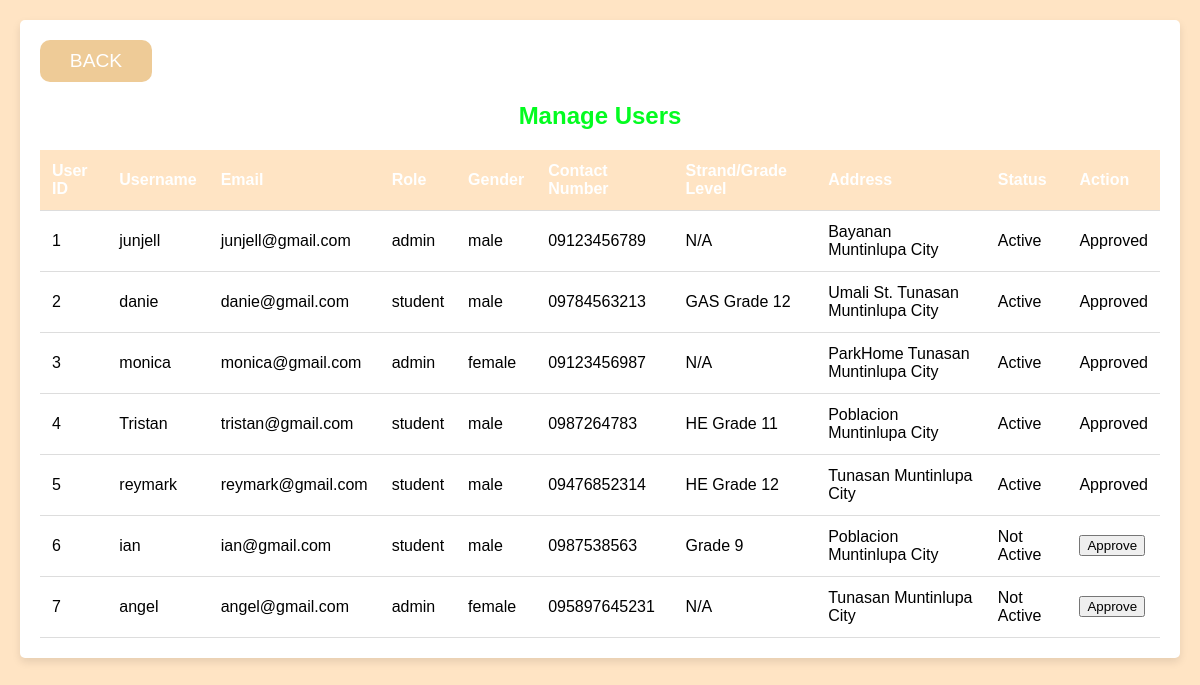
/manageUser.php, run on the app's committed database.
### tables this page shows
CREATE TABLE `users` (
  `userID` int(11) NOT NULL,
  `username` varchar(255) NOT NULL,
  `email` varchar(255) NOT NULL,
  `password` varchar(255) NOT NULL,
  `role` enum('admin','student') NOT NULL,
  `gender` enum('male','female','other') DEFAULT 'other',
  `contactNumber` varchar(15) DEFAULT NULL,
  `strand_gradeLevel` varchar(50) DEFAULT NULL,
  `address` text DEFAULT NULL,
  `full_name` varchar(255) NOT NULL,
  `status` enum('Active','Not Active') DEFAULT 'Not Active'
);

### manageUser.php (the view, shortened to what this page needs)
<?php
include 'db.php';
$sql = "SELECT `userID`, `username`, `email`, `role`, `gender`, `contactNumber`, `strand_gradeLevel`, `address`, `status` FROM users";
$result = $conn->query($sql);
$users = $result->fetch_all(MYSQLI_ASSOC);
?>
<!DOCTYPE html>
<html lang="en">
<head>
    <link rel="stylesheet" href="manageusers.css">
</head>
<body>
    <div class="container">
        <div class="back">
            <button type="BACK" onclick="window.location.href='index.php';">BACK</button>
        </div>
        <h2>Manage Users</h2>
        <table>
            <tr>
                <th>User ID</th>
                <th>Username</th>
                <th>Email</th>
                <th>Role</th>
                <th>Gender</th>
                <th>Contact Number</th>
                <th>Strand/Grade Level</th>
                <th>Address</th>
                <th>Status</th>
                <th>Action</th>
            </tr>
            <?php foreach ($users as $user): ?>
                <tr>
                    <td><?php echo htmlspecialchars($user['userID']); ?></td>
                    <td><?php echo htmlspecialchars($user['username']); ?></td>
                    <td><?php echo htmlspecialchars($user['email']); ?></td>
                    <td><?php echo htmlspecialchars($user['role']); ?></td>
                    <td><?php echo htmlspecialchars($user['gender']); ?></td>
                    <td><?php echo htmlspecialchars($user['contactNumber']); ?></td>
                    <td><?php echo htmlspecialchars($user['strand_gradeLevel']); ?></td>
                    <td><?php echo htmlspecialchars($user['address']); ?></td>
                    <td><?php echo htmlspecialchars($user['status']); ?></td>
                    <td>
                        <?php if ($user['status'] == 'Not Active'): ?>
                            <form method="post" action="">
                                <button type="submit">Approve</button>
                            </form>
                        <?php else: ?>
                            Approved
                        <?php endif; ?>
                    </td>
                </tr>
            <?php endforeach; ?>
        </table>
    </div>
</body>
</html>

### manageusers.css (style rules this page uses)
* { box-sizing: border-box; }
body { font-family: Arial, sans-serif; background-color:bisque; margin: 0; padding: 20px; }
.container { max-width: 2000px; margin: auto; background-color: #fff; padding: 20px; border-radius: 5px; box-shadow: 0 4px 8px rgba(0, 0, 0, 0.1); }
h2 { text-align: center; color: #03fc20; }
table { width: 100%; border-collapse: collapse; margin-top: 20px; }
th, td { padding: 12px; text-align: left; border-bottom: 1px solid #ddd; }
th { background-color: bisque; color: white; }
button[type="BACK"] { display: block; justify-content: center; margin: 0 0 10px; width: 10%; padding: 10px; border-radius: 10px; background-color: #eecb97; color: #fff; border: none; cursor: pointer; font-size: 1.2em; }

### data on the page
users: userID "1", username "junjell", email "junjell@gmail.com", role "admin", gender "male", contactNumber "09123456789", strand_gradeLevel "N/A", address "Bayanan Muntinlupa City", status "Active", shows "Approved"
users: userID "2", username "danie", email "danie@gmail.com", role "student", gender "male", contactNumber "09784563213", strand_gradeLevel "GAS Grade 12", address "Umali St. Tunasan Muntinlupa City", status "Active", shows "Approved"
users: userID "3", username "monica", email "monica@gmail.com", role "admin", gender "female", contactNumber "09123456987", strand_gradeLevel "N/A", address "ParkHome Tunasan Muntinlupa City", status "Active", shows "Approved"
users: userID "4", username "Tristan", email "tristan@gmail.com", role "student", gender "male", contactNumber "0987264783", strand_gradeLevel "HE Grade 11", address "Poblacion Muntinlupa City", status "Active", shows "Approved"
users: userID "5", username "reymark", email "reymark@gmail.com", role "student", gender "male", contactNumber "09476852314", strand_gradeLevel "HE Grade 12", address "Tunasan Muntinlupa City", status "Active", shows "Approved"
users: userID "6", username "ian", email "ian@gmail.com", role "student", gender "male", contactNumber "0987538563", strand_gradeLevel "Grade 9", address "Poblacion Muntinlupa City", status "Not Active"
users: userID "7", username "angel", email "angel@gmail.com", role "admin", gender "female", contactNumber "095897645231", strand_gradeLevel "N/A", address "Tunasan Muntinlupa City", status "Not Active"
